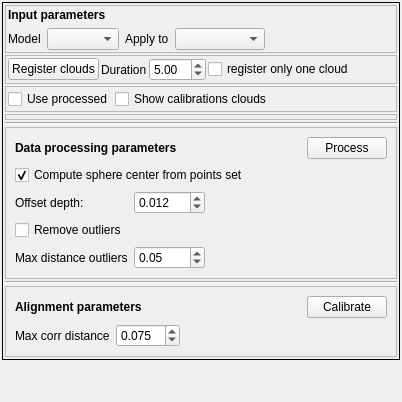
             <widget class="QWidget" name="tCalibration">
              <attribute name="title">
               <string>Calibration</string>
              </attribute>
              <layout class="QGridLayout" name="gridLayout_9">
               <property name="leftMargin">
                <number>2</number>
               </property>
               <property name="topMargin">
                <number>2</number>
               </property>
               <property name="rightMargin">
                <number>2</number>
               </property>
               <property name="bottomMargin">
                <number>2</number>
               </property>
               <property name="horizontalSpacing">
                <number>2</number>
               </property>
               <item row="1" column="0">
                <widget class="QFrame" name="frame_15">
                 <property name="minimumSize">
                  <size>
                   <width>0</width>
                   <height>0</height>
                  </size>
                 </property>
                 <property name="frameShape">
                  <enum>QFrame::Box</enum>
                 </property>
                 <property name="frameShadow">
                  <enum>QFrame::Plain</enum>
                 </property>
                 <layout class="QGridLayout" name="gridLayout_3">
                  <property name="leftMargin">
                   <number>2</number>
                  </property>
                  <property name="topMargin">
                   <number>2</number>
                  </property>
                  <property name="rightMargin">
                   <number>2</number>
                  </property>
                  <property name="bottomMargin">
                   <number>2</number>
                  </property>
                  <property name="spacing">
                   <number>2</number>
                  </property>
                  <item row="7" column="1" colspan="2">
                   <widget class="QFrame" name="frame_25">
                    <property name="frameShape">
                     <enum>QFrame::StyledPanel</enum>
                    </property>
                    <property name="frameShadow">
                     <enum>QFrame::Raised</enum>
                    </property>
                    <layout class="QGridLayout" name="gridLayout_13">
                     <item row="0" column="4">
                      <widget class="QPushButton" name="pbCalibrate">
                       <property name="text">
                        <string>Calibrate</string>
                       </property>
                      </widget>
                     </item>
                     <item row="1" column="0">
                      <widget class="QLabel" name="label_29">
                       <property name="enabled">
                        <bool>true</bool>
                       </property>
                       <property name="text">
                        <string>Max corr distance</string>
                       </property>
                      </widget>
                     </item>
                     <item row="1" column="1">
                      <widget class="QDoubleSpinBox" name="dsbMaxCorr">
                       <property name="enabled">
                        <bool>true</bool>
                       </property>
                       <property name="decimals">
                        <number>3</number>
                       </property>
                       <property name="singleStep">
                        <double>0.010000000000000</double>
                       </property>
                       <property name="value">
                        <double>0.075000000000000</double>
                       </property>
                      </widget>
                     </item>
                     <item row="0" column="0" colspan="3">
                      <widget class="QLabel" name="label_39">
                       <property name="text">
                        <string>&lt;html&gt;&lt;head/&gt;&lt;body&gt;&lt;p&gt;&lt;span style=&quot; font-weight:600;&quot;&gt;Alignment parameters&lt;/span&gt;&lt;/p&gt;&lt;/body&gt;&lt;/html&gt;</string>
                       </property>
                      </widget>
                     </item>
                     <item row="0" column="3">
                      <spacer name="horizontalSpacer_22">
                       <property name="orientation">
                        <enum>Qt::Horizontal</enum>
                       </property>
                       <property name="sizeHint" stdset="0">
                        <size>
                         <width>40</width>
                         <height>20</height>
                        </size>
                       </property>
                      </spacer>
                     </item>
                    </layout>
                   </widget>
                  </item>
                  <item row="3" column="1" colspan="2">
                   <widget class="QFrame" name="frame_19">
                    <property name="frameShape">
                     <enum>QFrame::StyledPanel</enum>
                    </property>
                    <property name="frameShadow">
                     <enum>QFrame::Raised</enum>
                    </property>
                    <layout class="QHBoxLayout" name="horizontalLayout_13">
                     <property name="spacing">
                      <number>2</number>
                     </property>
                     <property name="leftMargin">
                      <number>2</number>
                     </property>
                     <property name="topMargin">
                      <number>2</number>
                     </property>
                     <property name="rightMargin">
                      <number>2</number>
                     </property>
                     <property name="bottomMargin">
                      <number>2</number>
                     </property>
                    </layout>
                   </widget>
                  </item>
                  <item row="6" column="1" colspan="2">
                   <widget class="Line" name="line_6">
                    <property name="orientation">
                     <enum>Qt::Horizontal</enum>
                    </property>
                   </widget>
                  </item>
                  <item row="2" column="1" colspan="2">
                   <widget class="QFrame" name="frame_18">
                    <property name="frameShape">
                     <enum>QFrame::StyledPanel</enum>
                    </property>
                    <property name="frameShadow">
                     <enum>QFrame::Raised</enum>
                    </property>
                    <layout class="QHBoxLayout" name="horizontalLayout_12">
                     <property name="spacing">
                      <number>2</number>
                     </property>
                     <property name="leftMargin">
                      <number>2</number>
                     </property>
                     <property name="topMargin">
                      <number>2</number>
                     </property>
                     <property name="rightMargin">
                      <number>2</number>
                     </property>
                     <property name="bottomMargin">
                      <number>2</number>
                     </property>
                     <item>
                      <widget class="QCheckBox" name="cbUseProcessed">
                       <property name="text">
                        <string>Use processed</string>
                       </property>
                      </widget>
                     </item>
                     <item>
                      <widget class="QCheckBox" name="cbShowCalibration">
                       <property name="text">
                        <string>Show calibrations clouds</string>
                       </property>
                      </widget>
                     </item>
                     <item>
                      <spacer name="horizontalSpacer_11">
                       <property name="orientation">
                        <enum>Qt::Horizontal</enum>
                       </property>
                       <property name="sizeHint" stdset="0">
                        <size>
                         <width>40</width>
                         <height>20</height>
                        </size>
                       </property>
                      </spacer>
                     </item>
                    </layout>
                   </widget>
                  </item>
                  <item row="1" column="1" colspan="2">
                   <widget class="QFrame" name="frame_17">
                    <property name="frameShape">
                     <enum>QFrame::StyledPanel</enum>
                    </property>
                    <property name="frameShadow">
                     <enum>QFrame::Raised</enum>
                    </property>
                    <layout class="QHBoxLayout" name="horizontalLayout_11">
                     <property name="spacing">
                      <number>2</number>
                     </property>
                     <property name="leftMargin">
                      <number>2</number>
                     </property>
                     <property name="topMargin">
                      <number>2</number>
                     </property>
                     <property name="rightMargin">
                      <number>2</number>
                     </property>
                     <property name="bottomMargin">
                      <number>2</number>
                     </property>
                     <item>
                      <widget class="QPushButton" name="pbRegisterClouds">
                       <property name="text">
                        <string>Register clouds</string>
                       </property>
                      </widget>
                     </item>
                     <item>
                      <widget class="QLabel" name="label_14">
                       <property name="text">
                        <string>Duration</string>
                       </property>
                      </widget>
                     </item>
                     <item>
                      <widget class="QDoubleSpinBox" name="dsbRegisterTime">
                       <property name="value">
                        <double>5.000000000000000</double>
                       </property>
                      </widget>
                     </item>
                     <item>
                      <widget class="QCheckBox" name="cbOnlyOneCloud">
                       <property name="text">
                        <string>register only one cloud</string>
                       </property>
                      </widget>
                     </item>
                     <item>
                      <spacer name="horizontalSpacer_13">
                       <property name="orientation">
                        <enum>Qt::Horizontal</enum>
                       </property>
                       <property name="sizeHint" stdset="0">
                        <size>
                         <width>40</width>
                         <height>20</height>
                        </size>
                       </property>
                      </spacer>
                     </item>
                    </layout>
                   </widget>
                  </item>
                  <item row="0" column="1" colspan="2">
                   <widget class="QFrame" name="frame_16">
                    <property name="frameShape">
                     <enum>QFrame::StyledPanel</enum>
                    </property>
                    <property name="frameShadow">
                     <enum>QFrame::Raised</enum>
                    </property>
                    <layout class="QGridLayout" name="gridLayout_15">
                     <property name="leftMargin">
                      <number>2</number>
                     </property>
                     <property name="topMargin">
                      <number>2</number>
                     </property>
                     <property name="rightMargin">
                      <number>2</number>
                     </property>
                     <property name="bottomMargin">
                      <number>2</number>
                     </property>
                     <item row="1" column="1">
                      <widget class="QComboBox" name="cbRegisterModelList"/>
                     </item>
                     <item row="1" column="2">
                      <widget class="QLabel" name="label_16">
                       <property name="text">
                        <string>Apply to</string>
                       </property>
                      </widget>
                     </item>
                     <item row="1" column="3">
                      <widget class="QComboBox" name="cbApplyCalibList">
                       <property name="minimumSize">
                        <size>
                         <width>90</width>
                         <height>0</height>
                        </size>
                       </property>
                       <property name="currentIndex">
                        <number>-1</number>
                       </property>
                      </widget>
                     </item>
                     <item row="1" column="0">
                      <widget class="QLabel" name="label_15">
                       <property name="text">
                        <string>Model</string>
                       </property>
                      </widget>
                     </item>
                     <item row="1" column="4">
                      <spacer name="horizontalSpacer_12">
                       <property name="orientation">
                        <enum>Qt::Horizontal</enum>
                       </property>
                       <property name="sizeHint" stdset="0">
                        <size>
                         <width>40</width>
                         <height>20</height>
                        </size>
                       </property>
                      </spacer>
                     </item>
                     <item row="0" column="0" colspan="4">
                      <widget class="QLabel" name="label_40">
                       <property name="text">
                        <string>&lt;b&gt;Input parameters&lt;/b&gt;</string>
                       </property>
                      </widget>
                     </item>
                    </layout>
                   </widget>
                  </item>
                  <item row="4" column="1" colspan="2">
                   <widget class="Line" name="line_2">
                    <property name="orientation">
                     <enum>Qt::Horizontal</enum>
                    </property>
                   </widget>
                  </item>
                  <item row="5" column="1" colspan="2">
                   <widget class="QFrame" name="frame_20">
                    <property name="frameShape">
                     <enum>QFrame::StyledPanel</enum>
                    </property>
                    <property name="frameShadow">
                     <enum>QFrame::Raised</enum>
                    </property>
                    <layout class="QGridLayout" name="gridLayout_14">
                     <item row="6" column="1">
                      <widget class="QDoubleSpinBox" name="dsbMaxDistanceOutlier">
                       <property name="enabled">
                        <bool>true</bool>
                       </property>
                       <property name="maximum">
                        <double>1000.000000000000000</double>
                       </property>
                       <property name="singleStep">
                        <double>0.010000000000000</double>
                       </property>
                       <property name="value">
                        <double>0.050000000000000</double>
                       </property>
                      </widget>
                     </item>
                     <item row="0" column="0" colspan="4">
                      <widget class="QLabel" name="label_38">
                       <property name="text">
                        <string>&lt;b&gt;Data processing parameters&lt;/b&gt;</string>
                       </property>
                      </widget>
                     </item>
                     <item row="0" column="7">
                      <widget class="QPushButton" name="pbProcess">
                       <property name="text">
                        <string>Process</string>
                       </property>
                      </widget>
                     </item>
                     <item row="4" column="0">
                      <widget class="QLabel" name="label_19">
                       <property name="text">
                        <string>Offset depth:</string>
                       </property>
                      </widget>
                     </item>
                     <item row="6" column="0">
                      <widget class="QLabel" name="label_33">
                       <property name="enabled">
                        <bool>true</bool>
                       </property>
                       <property name="text">
                        <string>Max distance outliers</string>
                       </property>
                      </widget>
                     </item>
                     <item row="4" column="1">
                      <widget class="QDoubleSpinBox" name="dsbOffsetD">
                       <property name="decimals">
                        <number>3</number>
                       </property>
                       <property name="singleStep">
                        <double>0.001000000000000</double>
                       </property>
                       <property name="value">
                        <double>0.012000000000000</double>
                       </property>
                      </widget>
                     </item>
                     <item row="1" column="0" colspan="4">
                      <widget class="QCheckBox" name="cbComputeSphereCenter">
                       <property name="text">
                        <string>Compute sphere center from points set</string>
                       </property>
                       <property name="checked">
                        <bool>true</bool>
                       </property>
                      </widget>
                     </item>
                     <item row="0" column="4">
                      <spacer name="horizontalSpacer_16">
                       <property name="orientation">
                        <enum>Qt::Horizontal</enum>
                       </property>
                       <property name="sizeHint" stdset="0">
                        <size>
                         <width>40</width>
                         <height>20</height>
                        </size>
                       </property>
                      </spacer>
                     </item>
                     <item row="5" column="0">
                      <widget class="QCheckBox" name="cbRemoveOutliers">
                       <property name="text">
                        <string>Remove outliers</string>
                       </property>
                      </widget>
                     </item>
                    </layout>
                   </widget>
                  </item>
                 </layout>
                </widget>
               </item>
               <item row="2" column="0">
                <spacer name="verticalSpacer">
                 <property name="orientation">
                  <enum>Qt::Vertical</enum>
                 </property>
                 <property name="sizeHint" stdset="0">
                  <size>
                   <width>20</width>
                   <height>40</height>
                  </size>
                 </property>
                </spacer>
               </item>
              </layout>
             </widget>
